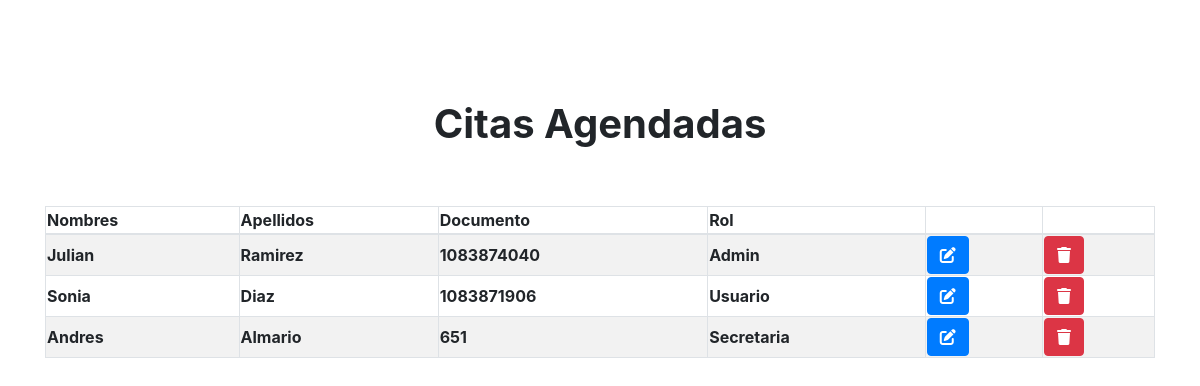
Screenshot of /rol.php with the database file from the repository.
### tables this page shows
CREATE TABLE `usuario` (
  `id` int(11) NOT NULL,
  `identificacion` int(11) NOT NULL,
  `username` varchar(50) NOT NULL,
  `contrasena` varchar(64) NOT NULL,
  `nombre` varchar(30) NOT NULL,
  `apellido` varchar(30) NOT NULL,
  `telefono` bigint(10) NOT NULL,
  `correo` varchar(50) NOT NULL,
  `id_rol` int(11) NOT NULL
);

CREATE TABLE `rol` (
  `id` int(11) NOT NULL,
  `nombre` text NOT NULL
);

### rol.php (the view, shortened to what this page needs)
<?php
include "modelo/config.php";
$sql = $con->query("SELECT u.nombre as nombre_cliente, u.apellido as apellido_cliente,
                           u.identificacion as documento, u.id as id_usuario, r.id as id_rol, r.nombre as rol
                           FROM usuario u INNER JOIN rol r ON r.id=u.id_rol");
?>
<!DOCTYPE html>
<html lang="en">
<head>
    <link rel="stylesheet" href="css/index.css">
    <link href="https://cdn.jsdelivr.net/npm/bootstrap@5.3.0-alpha1/dist/css/bootstrap.min.css" rel="stylesheet">
    <link rel="stylesheet" href="bootstrap/css/bootstrap.min.css">
     <link rel="stylesheet" type="text/css" href="datatables/datatables.min.css"/>
    <link rel="stylesheet"  type="text/css" href="datatables/DataTables-1.10.18/css/dataTables.bootstrap4.min.css">
</head>
<body>
  <h1 class="title">Citas Agendadas</h1>
    <div class="container">
        <table id="agenda" class="table-striped table-bordered" style="width: 100%">
            <thead style="padding-right:50px">
                <tr>
                    <td>Nombres</td>
                    <td>Apellidos</td>
                    <td>Documento</td>
                    <td>Rol</td>
                    <td></td>
                    <td></td>
                </tr>
            </thead>
            <tbody style="padding-right:50px">
                <?php foreach($sql as $agenda){?>
              <tr>
                  <td><?php echo $agenda['nombre_cliente']?></td>
                  <td><?php echo $agenda['apellido_cliente']?></td>
                  <td><?php echo $agenda['documento']?></td>
                  <td><?php echo $agenda['rol']?></td>
                    <td>
                      <button type="button" class="btn btn-primary editbtn" data-ncliente="<?= $agenda['nombre_cliente']?>"
                         data-acliente="<?= $agenda['apellido_cliente']?>" data-docu="<?= $agenda['documento']?>" data-rol="<?= $agenda['rol']?>"
                         data-iduser="<?= $agenda['id_usuario'] ?>"
                         data-bs-toggle="modal" data-bs-target="#exampleModal">
                         <i class="fa-solid fa-pen-to-square"></i>
                      </button>
                    </td>
                    <form action="modelo/borrar.php" method="post">
                      <td>
                        <button type="button" onclick="borrarRegistro()" id="borrar"  class="btn btn-danger">
                          <i class="fa-solid fa-trash"></i>
                        </button>
                      </td>
                    </form>
                </tr>
                <?php } ?>
              </tbody>
        </table>
    </div>
</body>
</html>

### css/index.css (style rules this page uses)
* { box-sizing: border-box; }
body { font-family: 'Roboto', sans-serif; margin: 0; }
.title { text-align: center; position: relative; top: 100px; font-weight: bold; }
@media (min-width:720px) { .container { display: flex; justify-content: center; align-items: center; position: relative; top: 150px; } }
@media (min-width:720px) { .container table { font-weight: bold; } }

### rows the page displays
usuario: nombre "Julian", apellido "Ramirez", identificacion "1083874040", id_rol.nombre "Admin"
usuario: nombre "Sonia", apellido "Diaz", identificacion "1083871906", id_rol.nombre "Usuario"
usuario: nombre "Andres", apellido "Almario", identificacion "651", id_rol.nombre "Secretaria"
